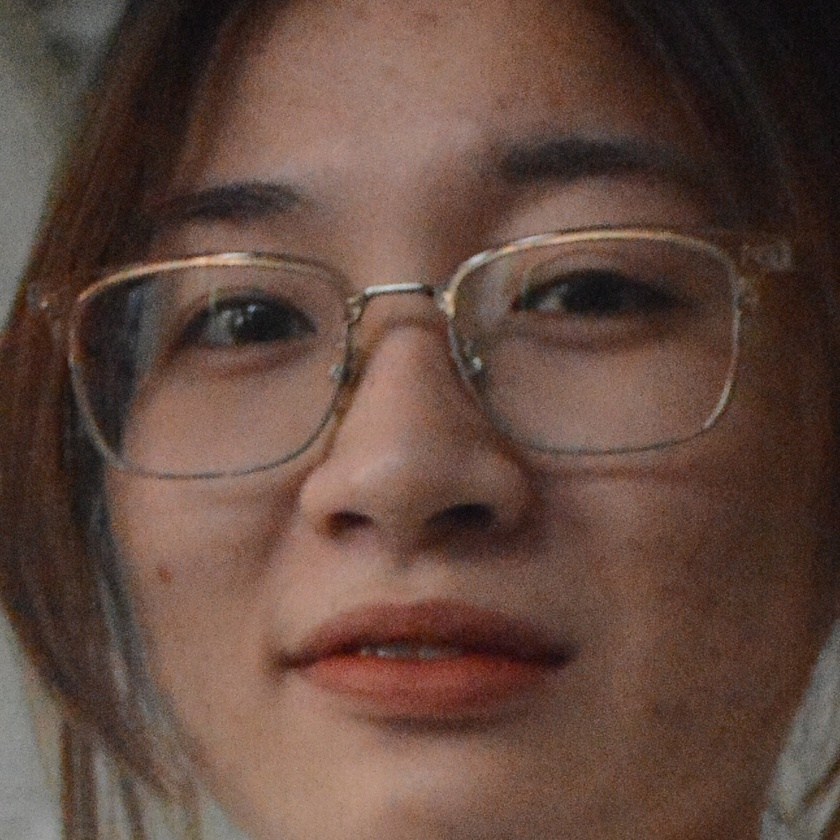
#> input picture AI-Product/lfw/MaiLan/1.JPG, 840 x 840 px, shrunk from 1292 x 1292 before the run
$ python dataCrop.py
#> lines starting #> are read from the running program, lines starting #| are printed output that depends on the picture
import os
import cv2
import pickle

lfw_dataset_dir = r'AI-Product\lfw'
output_dir = r'AI-Product\cropped'

def crop_faces_from_image(index, image_path, output_dir = None):
    image_name = os.path.basename(image_path)
    person_name = os.path.basename(os.path.dirname(image_path))
    output_person_dir = os.path.join(output_dir, person_name)
    os.makedirs(output_person_dir, exist_ok=True)
    image = cv2.imread(image_path)
    gray_img = cv2.cvtColor(image, cv2.COLOR_BGR2GRAY)
    haar_cascade = cv2.CascadeClassifier('AI-Product\haarcascade_frontalface_default.xml')
    faces_rect = haar_cascade.detectMultiScale(gray_img, 1.1, 9)
    for (x, y, w, h) in faces_rect:
        left, top, right, bottom = x, y, x + w, y + h
        face = image[top : bottom, left : right]
        face_name = f"{person_name}_{index}.jpg"
        output_path = os.path.join(output_person_dir, face_name)
        cv2.imwrite(output_path, face)
    return person_name, output_person_dir

image_files = []
for root, dirs, files in os.walk(lfw_dataset_dir):
    image_files.extend([os.path.join(root, file) for file in files if file.endswith(".JPG")])
#> pass 2 of the loop `for root, dirs, files in os.walk(lfw_dataset_dir):`:

path_dict = {}

for index, image_file in enumerate(image_files):
    person_name, output_person_dir = crop_faces_from_image(index, image_file, output_dir)
#> in crop_faces_from_image, image is the input picture: shape (840, 840, 3); mean B, G, R 63.4, 73.7, 98.6
#> in crop_faces_from_image, `gray_img = cv2.cvtColor(image, cv2.COLOR_BGR2GRAY)`:
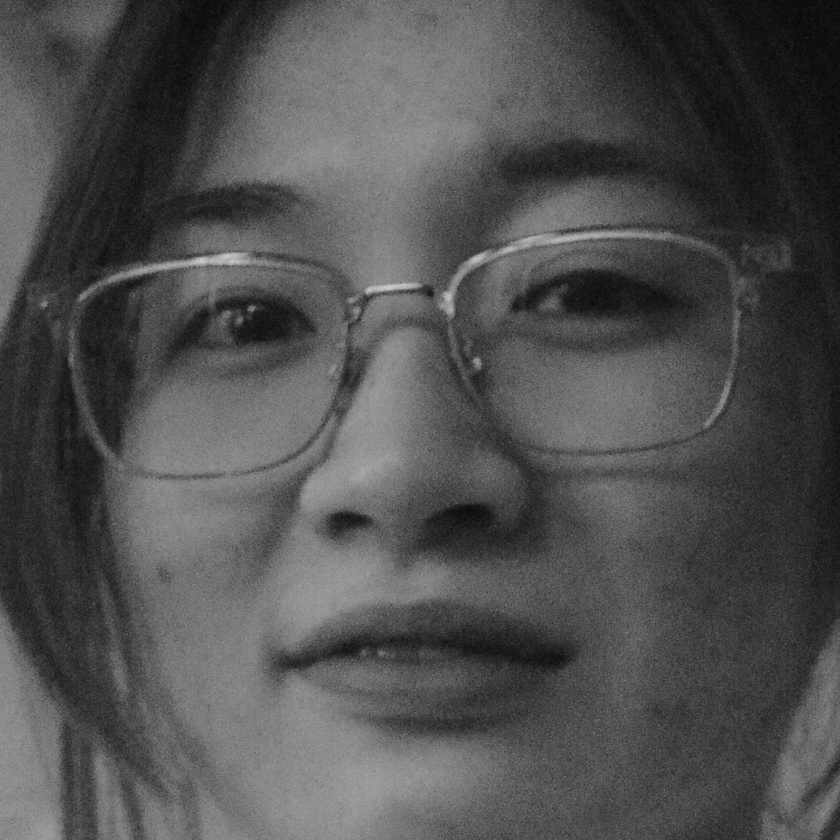
#> gray_img: shape (840, 840); min 6, max 209, mean 80
#> in crop_faces_from_image, `faces_rect = haar_cascade.detectMultiScale(gray_img, 1.1, 9)`: faces_rect = [[42, 33, 752, 752]]
#> the loop in crop_faces_from_image, `for (x, y, w, h) in faces_rect:` made 1 pass
#> (x, y, w, h, left, top, right, bottom) on pass 1: (42, 33, 752, 752, 42, 33, 794, 785)
#> pass 1, in crop_faces_from_image, `face = image[top : bottom, left : right]`:
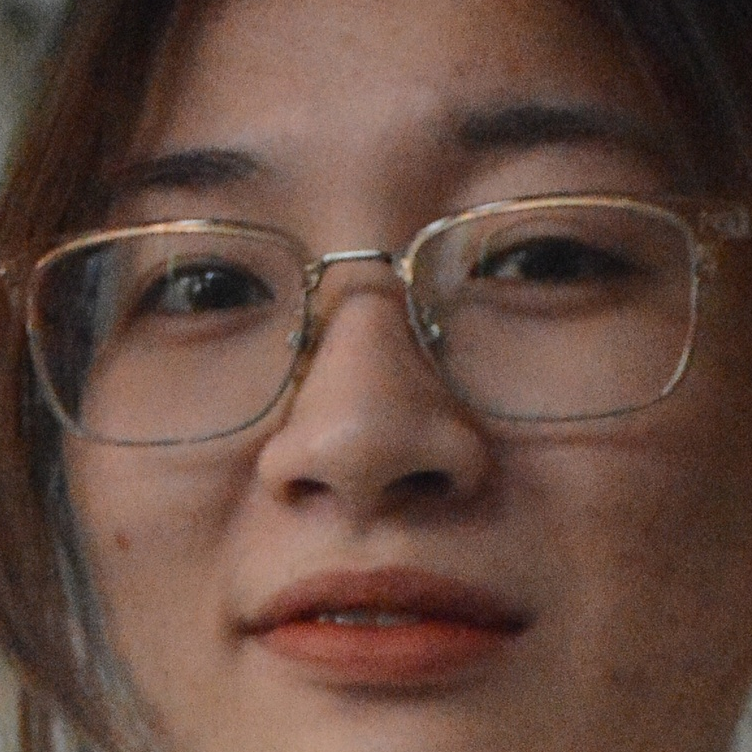
#> face: shape (752, 752, 3); mean B, G, R 63.8, 74.5, 101.3
#> person_name = 'MaiLan'; output_person_dir = 'AI-Product\\cropped/MaiLan'
    path_dict[person_name] = output_person_dir
#> pass 2 of the loop `for index, image_file in enumerate(image_files):`:
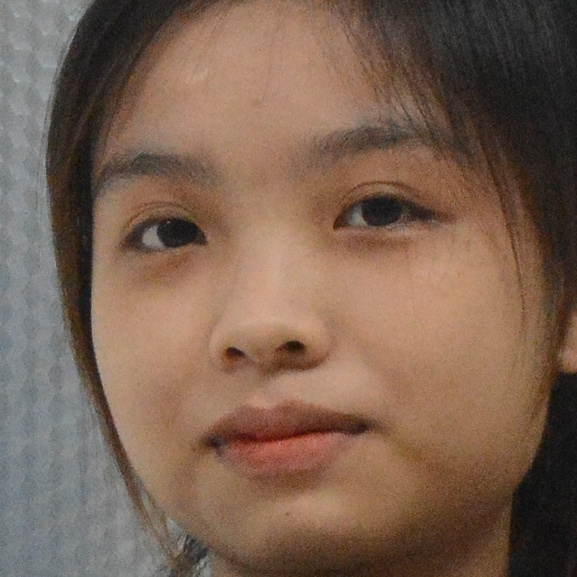
#> input picture AI-Product/lfw/Mai/17.JPG, 577 x 577 px, shrunk from 888 x 888 before the run
#> in crop_faces_from_image, image is the input picture: shape (577, 577, 3); mean B, G, R 82.3, 98.4, 123.5
#> in crop_faces_from_image (call 2), `gray_img = cv2.cvtColor(image, cv2.COLOR_BGR2GRAY)`:
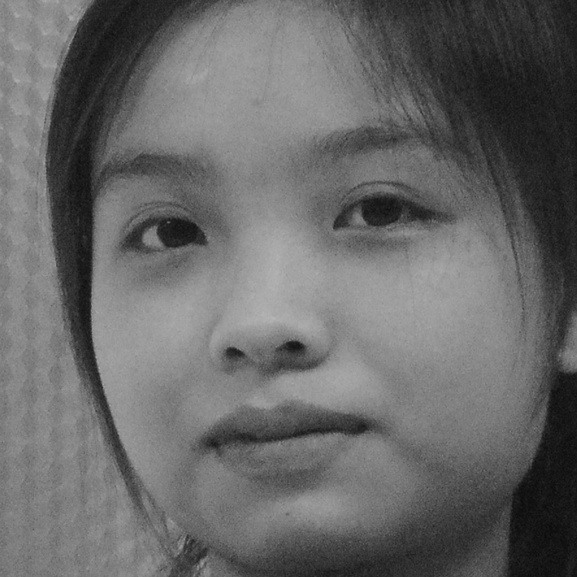
#> gray_img: shape (577, 577); min 9, max 182, mean 104.1
#> faces_rect = [[34, 45, 489, 489]]
#> the loop in crop_faces_from_image (call 2), `for (x, y, w, h) in faces_rect:` made 1 pass
#> (x, y, w, h, left, top, right, bottom) on pass 1: (34, 45, 489, 489, 34, 45, 523, 534)
#> pass 1, in crop_faces_from_image (call 2), `face = image[top : bottom, left : right]`:
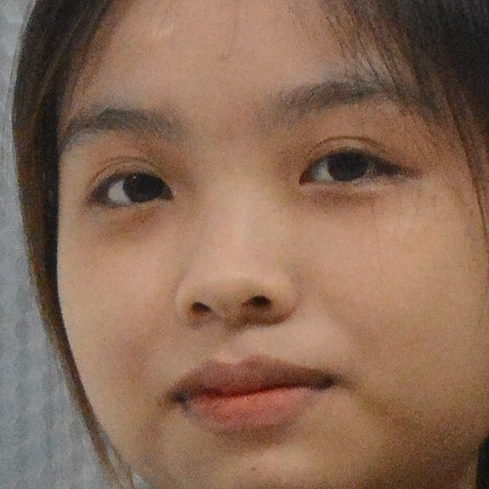
#> face: shape (489, 489, 3); mean B, G, R 86.3, 106, 137
#> person_name = 'Mai'; output_person_dir = 'AI-Product\\cropped/Mai'

with open("path_dict.p", "wb") as f:
    pickle.dump(path_dict, f)
